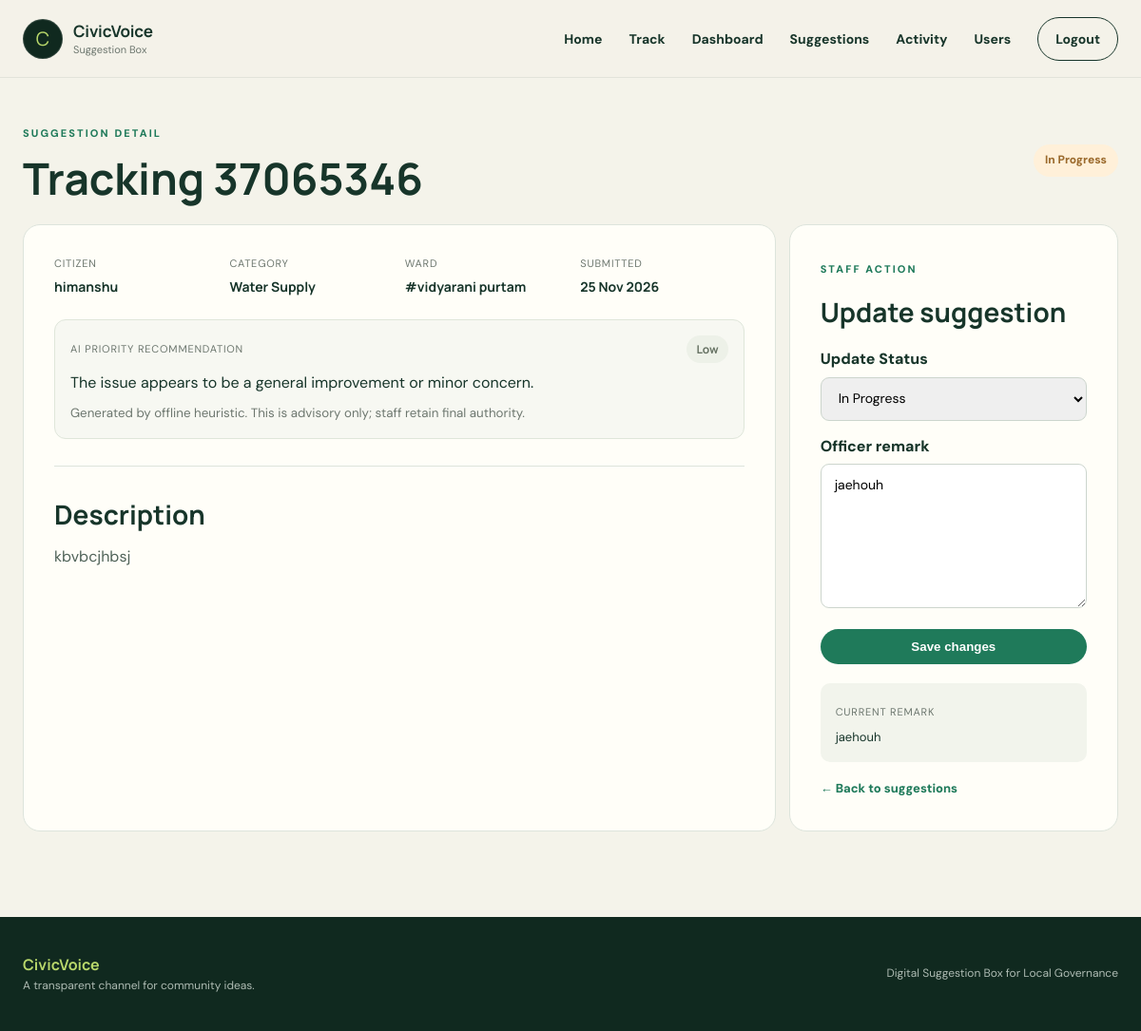
The page /admin/suggestions/7 (signed in) on the database its author committed.
### app/models.py (models this page shows)
class Suggestion(db.Model):
    id = db.Column(db.Integer, primary_key=True)
    tracking_id = db.Column(
        db.String(8),
        unique=True,
        nullable=False,
        default=lambda: f"{secrets.randbelow(100_000_000):08d}"
    )
    name = db.Column(db.String(100), nullable=False)
    title = db.Column(db.String(150), nullable=True)
    category = db.Column(db.String(100), nullable=False)
    description = db.Column(db.Text, nullable=False)
    status = db.Column(
        db.String(30),
        default="Received",
        nullable=False
    )
    ward = db.Column(db.String(100), nullable=True)
    officer_remark = db.Column(db.Text, nullable=True)
    photo_filename = db.Column(db.String(255), nullable=True)
    ai_priority = db.Column(db.String(20), nullable=True)
    ai_priority_reason = db.Column(db.Text, nullable=True)
    ai_priority_provider = db.Column(db.String(30), nullable=True)
    created_at = db.Column(
        db.DateTime,
        default=datetime.utcnow
    )

### app/routes.py (the view)
    @app.route("/admin/suggestions/<int:suggestion_id>")
    @staff_required
    def suggestion_detail(suggestion_id):
        suggestion = db.session.get(Suggestion, suggestion_id)
        if suggestion is None:
            abort(404)
        return render_template(
            "suggestion.html",
            suggestion=suggestion
        )

### app/__init__.py (called while the page is built)
@login_manager.user_loader
def load_user(user_id):
    from app.models import User
    try:
        user_id = int(user_id)
    except (TypeError, ValueError):
        return None
    user = db.session.get(User, user_id)
    if user is None or not user.is_active:
        return None
    return user

### app/routes.py (called while the page is built)
def staff_required(view_function):
    @wraps(view_function)
    @login_required
    def wrapped_view(*args, **kwargs):
        if current_user.role not in ["admin", "staff"]:
            abort(403)
        return view_function(*args, **kwargs)
    return wrapped_view

### app/templates/suggestion.html (shortened to what this page needs)
{% extends "base.html" %}
{% block content %}
<div class="dashboard-header">
    <div>
        <span class="eyebrow">Suggestion detail</span>
        <h1>Tracking {{ suggestion.tracking_id }}</h1>
    </div>
    <span class="status-pill status-{{ suggestion.status|lower|replace(' ', '-') }}">{{ suggestion.status }}</span>
</div>
<div class="detail-grid">
    <section class="form-container detail-main">
        <div class="detail-meta">
            <div><span>Citizen</span><strong>{{ suggestion.name }}</strong></div>
            <div><span>Category</span><strong>{{ suggestion.category }}</strong></div>
            <div><span>Ward</span><strong>{{ suggestion.ward or "Not provided" }}</strong></div>
            <div><span>Submitted</span><strong>{{ suggestion.created_at.strftime("%d %b %Y") }}</strong></div>
        </div>
        <div class="ai-priority-card">
            <div>
                <span>AI priority recommendation</span>
                <strong class="priority-{{ (suggestion.ai_priority or 'low')|lower }}">{{ suggestion.ai_priority or "Not available" }}</strong>
            </div>
            <p>{{ suggestion.ai_priority_reason or "No AI priority reason was generated." }}</p>
            {% if suggestion.ai_priority_provider %}
                <small>Generated by {{ suggestion.ai_priority_provider }}. This is advisory only; staff retain final authority.</small>
            {% endif %}
        </div>
        <hr>
        <h2>Description</h2>
        <p class="suggestion-description">{{ suggestion.description }}</p>
    </section>
    <aside class="form-container detail-update">
        <span class="eyebrow">Staff action</span>
        <h2>Update suggestion</h2>
        <form method="POST" action="{{ url_for('update_suggestion', suggestion_id=suggestion.id) }}">
            <label for="status">Update Status</label>
            <select id="status" name="status" required>
                {% for status in ["Received", "In Progress", "Solved"] %}
                    <option value="{{ status }}" {% if suggestion.status == status %}selected{% endif %}>{{ status }}</option>
                {% endfor %}
            </select>
            <label for="officer_remark">Officer remark</label>
            <textarea id="officer_remark" name="officer_remark" rows="7" placeholder="Enter an update for the citizen">{{ suggestion.officer_remark or "" }}</textarea>
            <button type="submit">Save changes</button>
        </form>
        <div class="current-remark">
            <span>Current remark</span>
            <p>{{ suggestion.officer_remark or "No remark added yet." }}</p>
        </div>
        <a class="back-link" href="{{ url_for('manage_suggestions') }}">← Back to suggestions</a>
    </aside>
</div>
{% endblock %}

### app/static/style.css (style rules this page uses)
:root { --ink: #17352a; --green: #1f7a5a; --green-dark: #10291f; --lime: #b9d86b; --cream: #f4f3ea; --paper: #fffef8; --line: #dde4dc; --muted: #6d776f; --orange: #e69b55; }
* { box-sizing: border-box; margin: 0; padding: 0; }
html { scroll-behavior: smooth; }
body { min-height: 100vh; display: flex; flex-direction: column; font-family: "DM Sans", Arial, sans-serif; color: var(--ink); background: var(--cream); line-height: 1.6; }
h1, h2, h3, strong, .brand { font-family: "Manrope", "DM Sans", sans-serif; }
a { color: inherit; }
.eyebrow { display: inline-block; color: var(--green); text-transform: uppercase; font-size: 11px; font-weight: 800; letter-spacing: 2.1px; margin-bottom: 14px; }
.status-pill { padding: 7px 12px; border-radius: 100px; background: #edf1e8; font-size: 12px; font-weight: 800; }
.status-in-progress { background: #fff0d9; color: #9b6a2d; }
.form-container { background: var(--paper); border: 1px solid var(--line); border-radius: 18px; padding: 32px; margin-bottom: 18px; }
.form-container h2 { font-size: 28px; margin-bottom: 8px; }
.form-container hr { border: 0; border-top: 1px solid var(--line); margin: 28px 0; }
.form-container form:not(.modern-form) { display: block; }
.form-container form:not(.modern-form) label { display: block; margin: 14px 0 6px; font-weight: 800; }
.form-container form:not(.modern-form) input, .form-container form:not(.modern-form) select, .form-container form:not(.modern-form) textarea { width: 100%; border: 1px solid #ccd5cd; border-radius: 9px; padding: 12px 14px; font: 14px "DM Sans"; }
.form-container form:not(.modern-form) button { margin-top: 14px; background: var(--green); color: white; border: 0; border-radius: 100px; padding: 11px 18px; font-weight: 800; }
.dashboard-header { display: flex; align-items: center; justify-content: space-between; margin: 10px 0 24px; }
.dashboard-header h1 { font-size: clamp(32px, 4vw, 46px); line-height: 1.05; }
.detail-grid { display: grid; grid-template-columns: minmax(0, 1.6fr) minmax(280px, .7fr); gap: 14px; }
.detail-meta { display: grid; grid-template-columns: repeat(4, 1fr); gap: 12px; }
.detail-meta div { display: flex; flex-direction: column; }
.detail-meta span, .current-remark span { color: var(--muted); font-size: 11px; text-transform: uppercase; letter-spacing: .8px; }
.detail-meta strong { font-size: 14px; margin-top: 5px; }
.suggestion-description { white-space: pre-wrap; color: #4f6258; line-height: 1.75; }
.detail-update label { margin-top: 16px; }
.detail-update button { width: 100%; }
.current-remark { margin-top: 20px; padding: 16px; border-radius: 10px; background: #f2f4ec; }
.current-remark p { margin-top: 5px; font-size: 13px; }
.back-link { display: inline-block; margin-top: 18px; color: var(--green); text-decoration: none; font-weight: 800; font-size: 13px; }
.ai-priority-card { margin-top: 22px; padding: 16px; border: 1px solid #dfe6da; border-radius: 12px; background: #f7f8f2; }
.ai-priority-card > div { display: flex; align-items: center; justify-content: space-between; gap: 10px; }
.ai-priority-card span { color: var(--muted); font-size: 11px; text-transform: uppercase; letter-spacing: .8px; }
.ai-priority-card p { margin-top: 8px; }
.ai-priority-card small { display: block; margin-top: 8px; color: var(--muted); }
.priority-low, .priority-medium, .priority-high, .priority-urgent { border-radius: 100px; padding: 5px 10px; font-size: 12px; }
.priority-low { background: #edf1e8; color: #667263; }

### rows shown on the page
Suggestion: tracking_id "37065346", status "In Progress", name "himanshu", category "Water Supply", ward "#vidyarani purtam", created_at "25 Nov 2026", ai_priority "Low", ai_priority_reason "The issue appears to be a general improvement or minor concern.", ai_priority_provider "offline heuristic", description "kbvbcjhbsj", officer_remark "jaehouh"
